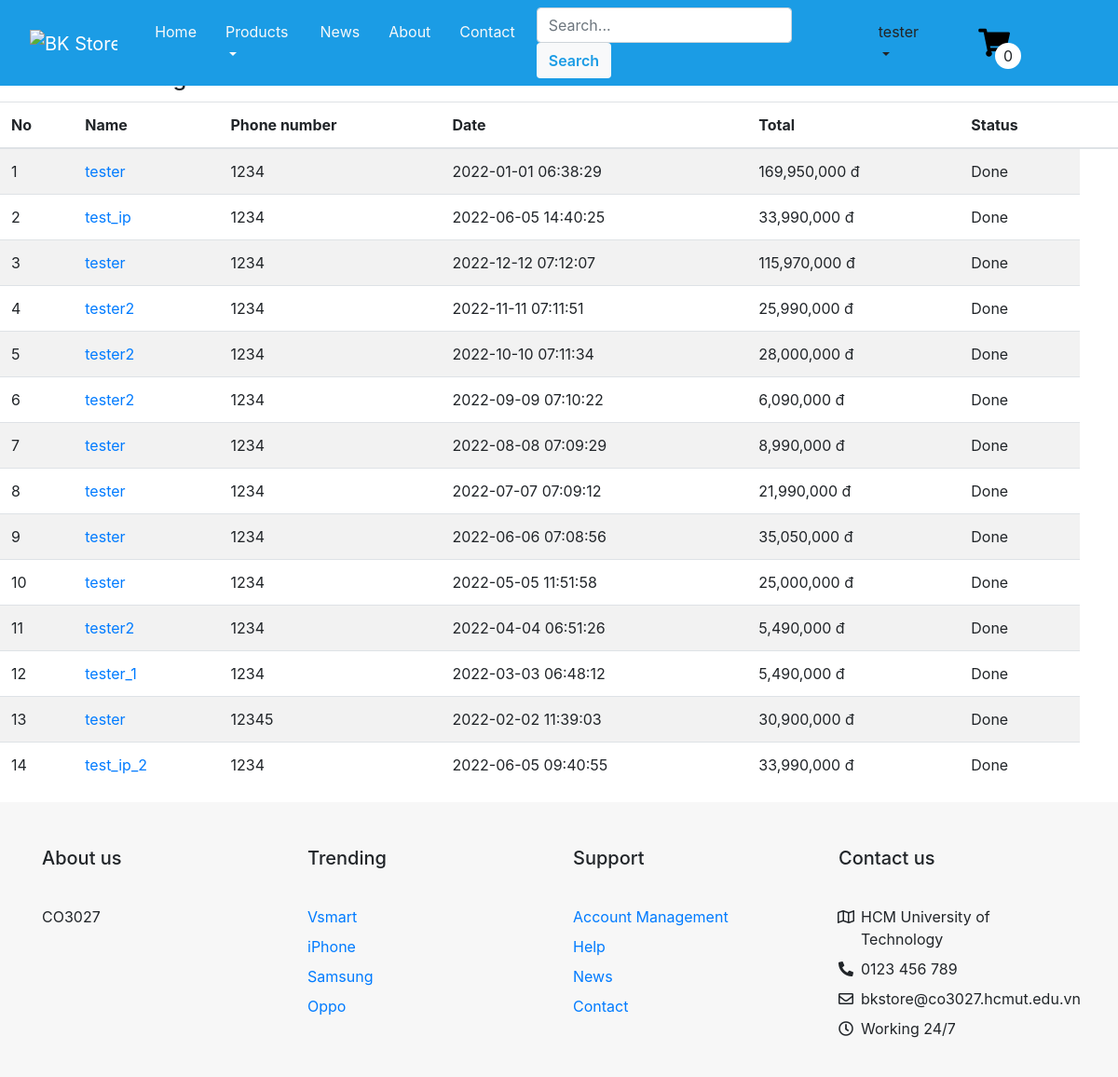
The app's page /Home/orders/56 (signed in) with its own data.
### tables this page shows
CREATE TABLE `orders` (
  `id` int(11) NOT NULL,
  `fullname` varchar(100) NOT NULL,
  `email` varchar(100) NOT NULL,
  `phone` varchar(20) NOT NULL,
  `user_id` int(11) NOT NULL,
  `status` int(11) NOT NULL DEFAULT 0,
  `deleted` int(11) NOT NULL DEFAULT 0,
  `address` varchar(100) NOT NULL,
  `created_at` datetime DEFAULT NULL,
  `total_money` int(11) NOT NULL
);

### mvc/core/Controller.php (called while the page is built, shortened)
<?php
class Controller{
    public function view($view, $data=[]){
        require_once "mvc/views/". $view .".php";
    }
}
?>

### mvc/controllers/Home.php (called while the page is built, shortened)
<?php
class Home extends Controller{
    public $categoryModel, $productMode, $allCategory;
    public function __construct(){
        $this->categoryModel = $this->model("CategoryModel");
        $this->allCategory = $this->categoryModel->getCategory();
    }
    public function orders($user_id){
        $orderSuccessModel = $this->model("OrderModel");
        $orderItem = $orderSuccessModel->getorders($user_id);
        $this->view("home",[
            "render"=>"orders",
            "allCategory"=>$this->allCategory,
            "orderItem"=> $orderItem
        ]);
    }
}
?>

### mvc/core/App.php (called while the page is built, shortened)
<?php
class App{
    protected $action = "SayHi";
    function __construct(){
        $arr = $this->UrlProcess();
        if( file_exists("./mvc/controllers/".$arr[0].".php") ){
            unset($arr[0]);
        }
        $this->controller = new $this->controller;
        if( isset($arr[1]) ) {
            if( method_exists( $this->controller, $arr[1] ) ){
                $this->action = $arr[1];
            }
            unset($arr[1]);
        }
        $this->params = $arr ? array_values($arr) : [];
        call_user_func_array([$this->controller, $this->action], $this->params);
    }
    function UrlProcess(){
        if( isset($_GET["url"]) ){
            return explode("/", filter_var(trim($_GET["url"], "/")));
        }
    }
}
?>

### index.php (called while the page is built, shortened)
<?php
$myApp = new App();
?>

### mvc/core/DB.php (called while the page is built, shortened)
<?php
class DB {
    function executeResult($sql, $isSingle = false) {
        $data = null;
        $conn = mysqli_connect(HOST, USERNAME, PASSWORD, DATABASE);
        mysqli_set_charset($conn, 'utf8');
        $resultset = mysqli_query($conn, $sql);
        if($resultset){
            if($isSingle) {
                $data = mysqli_fetch_array($resultset, 1);
            } else {
                $data = [];
                while(($row = mysqli_fetch_array($resultset, 1)) != null) {
                    $data[] = $row;
                }
            }
        }
        return $data;
    }
}

### mvc/models/OrderModel.php (called while the page is built, shortened)
<?php
class OrderModel extends DB{
    public function getorders($id){
        $sql = "SELECT orders.created_at, orders.total_money, orders.status, orders.phone, orders.fullname,orders.id
                FROM orders
                WHERE orders.user_id=$id
                order by orders.status ASC ";
        $orderItem = $this->executeResult($sql);
        return $orderItem;
    }
}

### mvc/views/components/orders.php (the view, shortened to what this page needs)
<h4 style="margin:70px 0 10px 50px ">Order Management</h4>
<table class="table table-striped">
  <thead>
    <tr>
      <th scope="col">No</th>
      <th scope="col">Name</th>
      <th scope="col">Phone number</th>
      <th scope="col">Date</th>
      <th scope="col">Total</th>
      <th scope="col">Status</th>
      <th scope="col"></th>
    </tr>
  </thead>
  <tbody>
  <?php
    $countOrderItem = count($data["orderItem"]);
    for($i=0;$i<$countOrderItem;$i++){
      echo '<tr>
        <td>'.($i+1).'</td>
        <td><a href="http://localhost/bkstore/Home/detailOrderUser/'.$data["orderItem"][$i]["id"].'">'.$data["orderItem"][$i]["fullname"].'</a></td>
        <td>'.$data["orderItem"][$i]["phone"].'</td>
        <td>'.$data["orderItem"][$i]["created_at"].'</td>
        <td>'.number_format($data["orderItem"][$i]["total_money"]).' đ</td>
        <td>';
        if($data["orderItem"][$i]["status"] == 0)
            echo 'Pending';
        else if($data["orderItem"][$i]["status"] == 1) echo "Shipping";
        else if($data["orderItem"][$i]["status"] == 4) echo "Paid";
        else echo "Done";
        echo '</td>';
    }
  ?>
  </tbody>
</table>

### public/css/style.css (style rules this page uses)
body { background-color: #ffffff; height: auto; }
a { text-decoration: none; }
html { scroll-behavior: smooth; }

### records on screen
orders: fullname "tester", phone "1234", created_at "2022-01-01 06:38:29", total_money "169,950,000", status "Done"
orders: fullname "test_ip", phone "1234", created_at "2022-06-05 14:40:25", total_money "33,990,000", status "Done"
orders: fullname "tester", phone "1234", created_at "2022-12-12 07:12:07", total_money "115,970,000", status "Done"
orders: fullname "tester2", phone "1234", created_at "2022-11-11 07:11:51", total_money "25,990,000", status "Done"
orders: fullname "tester2", phone "1234", created_at "2022-10-10 07:11:34", total_money "28,000,000", status "Done"
orders: fullname "tester2", phone "1234", created_at "2022-09-09 07:10:22", total_money "6,090,000", status "Done"
orders: fullname "tester", phone "1234", created_at "2022-08-08 07:09:29", total_money "8,990,000", status "Done"
orders: fullname "tester", phone "1234", created_at "2022-07-07 07:09:12", total_money "21,990,000", status "Done"
orders: fullname "tester", phone "1234", created_at "2022-06-06 07:08:56", total_money "35,050,000", status "Done"
orders: fullname "tester", phone "1234", created_at "2022-05-05 11:51:58", total_money "25,000,000", status "Done"
orders: fullname "tester2", phone "1234", created_at "2022-04-04 06:51:26", total_money "5,490,000", status "Done"
orders: fullname "tester_1", phone "1234", created_at "2022-03-03 06:48:12", total_money "5,490,000", status "Done"
orders: fullname "tester", phone "12345", created_at "2022-02-02 11:39:03", total_money "30,900,000", status "Done"
orders: fullname "test_ip_2", phone "1234", created_at "2022-06-05 09:40:55", total_money "33,990,000", status "Done"

### other values on screen
$fullname "tester"
$count "0"
